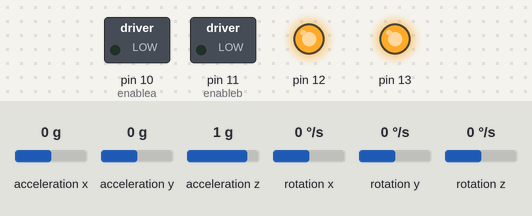
A sketch run on a simulated Arduino Uno, built with avr-gcc and run on an emulated ATmega328P. Parts: switched loads named in the sketch (green lamp = pin HIGH), output pins drawn as LEDs (lit = HIGH). The inputs (shaded band) are chosen by the test bench; at power-on: acceleration y 0 g, rotation x 0 °/s, acceleration z 1 g, acceleration x 0 g, rotation y 0 °/s, rotation z 0 °/s. What the sketch prints to the serial monitor is not drawn.

Above: at 3.7 s.
3.8 s: acceleration y set to -1.4 g
At 4.9 s:
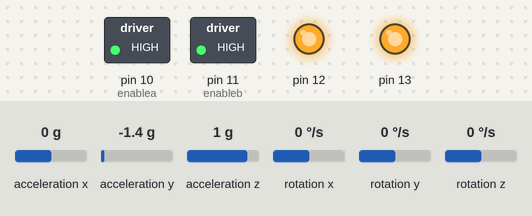
5.3 s: acceleration y set to 0.1 g
At 8.0 s:
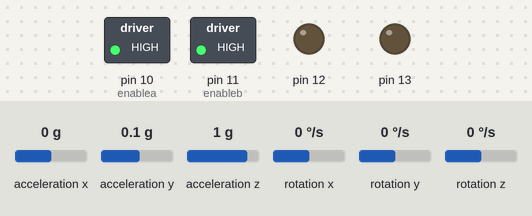
8.3 s: acceleration y set to -0.1 g
At 8.99 s:
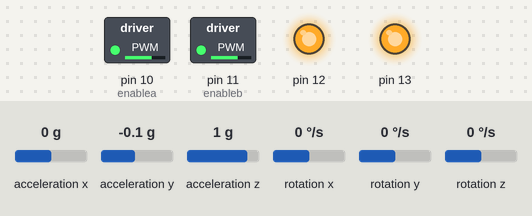
10.5 s: rotation x set to 100 °/s
At 11.6 s:
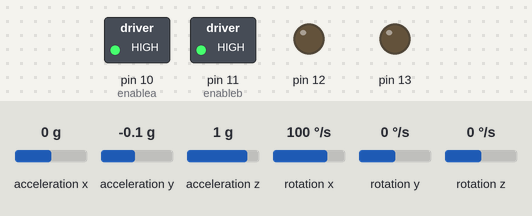
12.1 s: acceleration z set to -0.1 g
At 12.9 s:
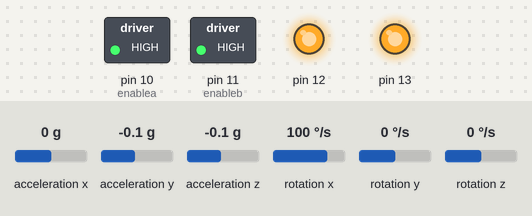
13.8 s: acceleration z set to 0.1 g
At 15.79 s:
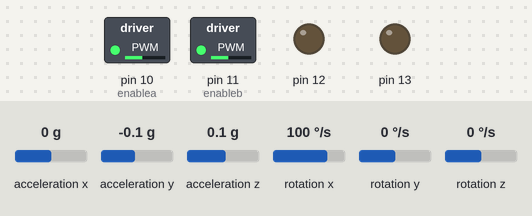
Timing chart, 0 to 17.4 s (numbered marks = the images above; inputs shaded):
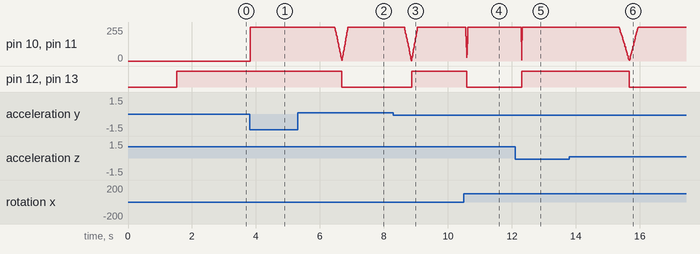

Measured:
- after the input at 3.8 s, pin 10 (enablea), pin 11 (enableb): 0/255 → 255/255 at once
- after the input at 5.3 s, pin 12, pin 13: HIGH → LOW after 1.4 s
- after the input at 8.3 s, pin 12, pin 13: LOW → HIGH after 0.57 s
- after the input at 10.5 s, pin 12, pin 13: HIGH → LOW after 0.09 s
- after the input at 12.1 s, pin 10 (enablea), pin 11 (enableb): 255/255 → 146/255 after 0.19 s, → 4/255 0.01 s later, → 157/255 0.01 s later, → 255/255 0.01 s later; pin 12, pin 13: LOW → HIGH after 0.20 s
- after the input at 13.8 s, pin 12, pin 13: HIGH → LOW after 1.9 s

The sketch:

leibnitz-v.1.ino
```cpp
#include <Wire.h>
#include <I2Cdev.h>
#include <MPU6050.h>
#include <digitalWriteFast.h>
/* LIBRARIES
I2CDev: https://github.com/jrowberg/i2cdevlib/tree/master/Arduino/I2Cdev
MPU6050: https://github.com/jrowberg/i2cdevlib/tree/master/Arduino/MPU6050
digitalWriteFast: https://github.com/NicksonYap/digitalWriteFast or https://github.com/watterott/Arduino-Libs/tree/master/digitalWriteFast
*/

MPU6050 accelgyro;

#define runEvery(t) for (static long _lasttime;\
                         (uint16_t)((uint16_t)millis() - _lasttime) >= (t);\
                         _lasttime += (t))


int16_t ax, ay, az;
float accBiasX, accBiasY, accBiasZ;
float accAngleX, accAngleY;
double accPitch, accRoll;

int16_t gx, gy, gz;
float gyroBiasX, gyroBiasY, gyroBiasZ;
float gyroRateX, gyroRateY, gyroRateZ;
float gyroBias_oldX, gyroBias_oldY, gyroBias_oldZ;
float gyroPitch = 180;
float gyroRoll = -180;
float gyroYaw = 0;

uint32_t timer;

// input
double InputPitch, InputRoll;

// initial values
double InitialRoll;

// Motors
const int enablea = 10;
const int enableb = 11;
const int a1 = 12;
const int b1 = 13;

		///////////////////
		////SETUP BEGIN////
		///////////////////

void setup() {

  Wire.begin();
//  Wire.setClock(400000UL); // Set I2C frequency to 400kHz


  Serial.begin(9600);

  Serial.println("Initializing I2C devices...");
  accelgyro.initialize();

  // verify connection
  Serial.println("Testing device connections...");
  Serial.println(accelgyro.testConnection() ? "MPU6050 connection successful" : "MPU6050 connection failed");

  delay(1500);

  // Motor
  pinModeFast(enablea, OUTPUT);
  pinModeFast(enableb, OUTPUT);
  pinModeFast(a1, OUTPUT);
  pinModeFast(b1, OUTPUT);

  digitalWriteFast(a1, HIGH);
  digitalWriteFast(b1, HIGH);

 //TODO: Better calibration
  accelgyro.setXAccelOffset(-1692);
  accelgyro.setYAccelOffset(-926);
  accelgyro.setZAccelOffset(2355);
  accelgyro.setXGyroOffset(45);
  accelgyro.setYGyroOffset(-6);
  accelgyro.setZGyroOffset(22);

  gyroBiasX = 0;
  gyroBiasY = 0;
  gyroBiasZ = 0;

  accBiasX = 0;
  accBiasY = 0;
  accBiasZ = 16384;

  //Get Starting Pitch and Roll
  accelgyro.getMotion6(&ax, &ay, &az, &gx, &gy, &gz);

  accPitch = (atan2(-ax, -az) + PI) * RAD_TO_DEG;
  accRoll = (atan2(ay, -az) + PI) * RAD_TO_DEG;

  if (accPitch <= 360 & accPitch >= 180) {
    accPitch = accPitch - 360;
  }

  if (accRoll <= 360 & accRoll >= 180) {
    accRoll = accRoll - 360;
  }

  gyroPitch = accPitch;
  gyroRoll = accRoll;

  timer = micros();
  delay(1000);
  initializeValues();

}
		///////////////////
		/////SETUP END/////
		///////////////////

double Setpoint;

		/////////////////////
		////MOTOR CONTROL////
		/////////////////////

void MotorControl(double out) {
  if (out > 0) {
    digitalWriteFast(a1, LOW);
    digitalWriteFast(b1, LOW);
  } else {
    digitalWriteFast(a1, HIGH);
    digitalWriteFast(b1, HIGH);
  }

  byte vel = abs(out);
  if (vel < 0)
    vel = 0;
  if (vel > 255)
    vel = 255;

  analogWrite(enablea, vel);
  analogWrite(enableb, vel);
}

		//////////////////////
		////INITIAL VALUES////
		//////////////////////

void initializeValues() {

  accelgyro.getMotion6(&ax, &ay, &az, &gx, &gy, &gz);

  //////////////////////
  //  Accelerometer   //
  //////////////////////

  accPitch = (atan2(-ax/182.0, -az/182.0) + PI) * RAD_TO_DEG;
  accRoll = (atan2(ay/182.0, -az/182.0) + PI) * RAD_TO_DEG;

  if (accRoll <= 360 & accRoll >= 180) {
    accRoll = accRoll - 360;
  }

  //////////////////////
  //      GYRO        //
  //////////////////////

  gyroRateX = ((int)gx - gyroBiasX) * 131;

  gyroPitch += gyroRateY * ((double)(micros() - timer) / 1000000);


  timer = micros();
  InitialRoll = accRoll;

  Setpoint = InitialRoll;
}

double filtered = 0;

		//////////////////
		////LOOP BEGIN////
		//////////////////

void loop() {

  runEvery(10) {
    accelgyro.getMotion6(&ax, &ay, &az, &gx, &gy, &gz);

    //////////////////////
    //  Accelerometer   //
    //////////////////////

    accRoll = (atan2(ay/182.0, -az/182.0) + PI) * RAD_TO_DEG;

    if (accRoll <= 360 & accRoll >= 180) {
     accRoll = accRoll - 360;
    }

    //////////////////////
    //      GYRO        //
    //////////////////////

    gyroRateX = -((int)gx - gyroBiasX) / 131;

    double gyroVal = gyroRateX * ((double)(micros() - timer) / 1000000);

    timer = micros();

    //Complementary filter
    filtered = 0.98 * (filtered + gyroVal) + 0.02 * (accRoll);

    MotorControl(ComputePID(filtered - InitialRoll));

  }
}
		////////////////
		////LOOP END////
		////////////////

/*Compute PID Function*/

int outMax = 255;
int outMin = -255;
float lastInput = 0;
double ITerm = 0;
double kp = 85;
double ki = 3;
double kd = 0.5;

double ComputePID(double input)
{
  double error = Setpoint - input;

  ITerm += (ki * error);

  if (ITerm > outMax) ITerm = outMax;
  else if (ITerm < outMin) ITerm = outMin;
  double dInput = (input - lastInput);

  /*Compute PID Output*/
  double output = kp * error + ITerm + kd * dInput;

  if (output > outMax) output = outMax;
  else if (output < outMin) output = outMin;

  /*Remember some variables for next time*/
  lastInput = input;
  return output;
}
```
